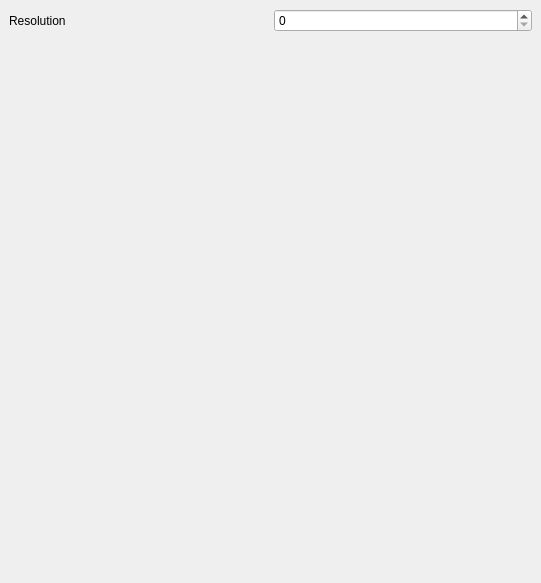
<?xml version="1.0" encoding="UTF-8"?>
<ui version="4.0">
 <class>SimpleView</class>
 <widget class="QMainWindow" name="SimpleView">
  <property name="geometry">
   <rect>
    <x>0</x>
    <y>0</y>
    <width>541</width>
    <height>583</height>
   </rect>
  </property>
  <property name="windowTitle">
   <string>SimpleView</string>
  </property>
  <widget class="QWidget" name="centralwidget">
   <layout class="QVBoxLayout" name="verticalLayout">
    <item>
     <layout class="QHBoxLayout" name="horizontalLayout">
      <item>
       <widget class="QLabel" name="label">
        <property name="text">
         <string>Resolution</string>
        </property>
       </widget>
      </item>
      <item>
       <widget class="QSpinBox" name="spinBox"/>
      </item>
     </layout>
    </item>
    <item>
     <widget class="QVTKOpenGLWidget" name="qvtkWidget"/>
    </item>
   </layout>
  </widget>
  <action name="actionOpenFile">
   <property name="enabled">
    <bool>true</bool>
   </property>
   <property name="text">
    <string>Open File...</string>
   </property>
  </action>
  <action name="actionExit">
   <property name="text">
    <string>Exit</string>
   </property>
  </action>
  <action name="actionPrint">
   <property name="text">
    <string>Print</string>
   </property>
  </action>
  <action name="actionHelp">
   <property name="text">
    <string>Help</string>
   </property>
  </action>
  <action name="actionSave">
   <property name="text">
    <string>Save</string>
   </property>
  </action>
  <action name="actionAbout_me">
   <property name="text">
    <string>About me</string>
   </property>
  </action>
  <action name="actionSpace">
   <property name="text">
    <string>Space</string>
   </property>
  </action>
 </widget>
 <customwidgets>
  <customwidget>
   <class>QVTKOpenGLWidget</class> -->
   <extends>QWidget</extends> -->
   <header>QVTKOpenGLWidget.h</header> -->
  </customwidget>
 </customwidgets>
 <resources/>
 <connections/>
</ui>
